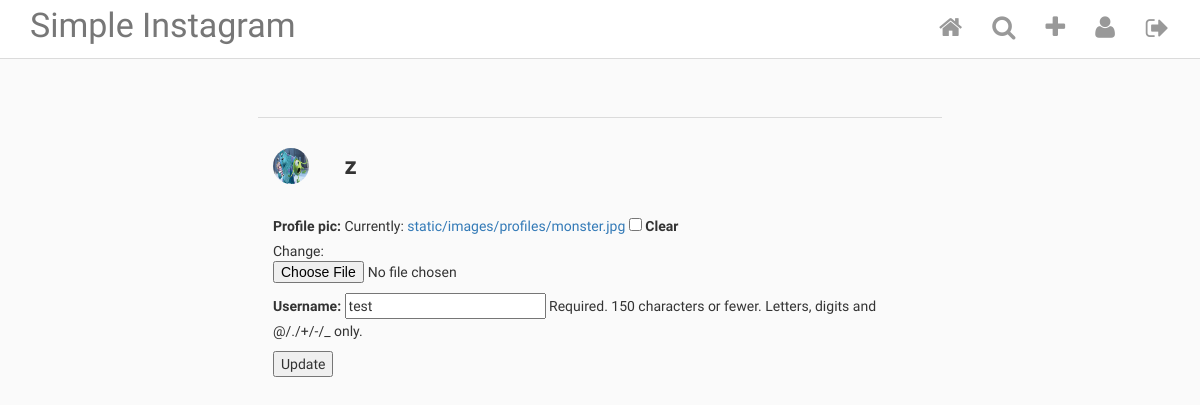
Before: /InstaApp/edit_profile/2/ (signed in) with the older database file.
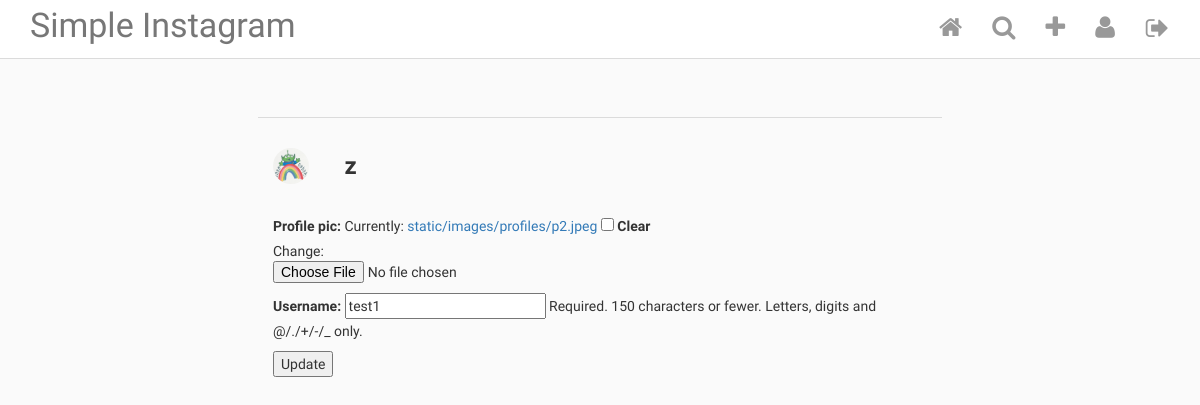
After: the same page with the newer database file.
### InstaApp/models.py (models this page shows, shortened)
class InstaUser(AbstractUser):
    profile_pic = ProcessedImageField(
        upload_to='static/images/profiles',  # Relative to MEDIA_ROOT
        format='JPEG',
        options={'quality': 100},
        blank=True,
        null=True,
    )

### InstaApp/views.py (the view)
# urls.py: path('edit_profile/<int:pk>/', EditProfile.as_view(), name='edit_profile'),
class EditProfile(LoginRequiredMixin, UpdateView):
    model = InstaUser
    template_name = 'edit_profile.html'
    fields = ['profile_pic', 'username']
    login_url = 'login'

### templates/edit_profile.html (shortened to what this page needs)
{% extends 'base.html' %}
{% block content %}
<div class="row profile-settings">
    <div class="col-xs-12">
        <div class="profile-pic-name">
            {% if user.profile_pic %}
                <img class="picture-circle--medium" src="/{{user.profile_pic}}">
            {% endif %}
            <span class="username">{{ user.username }}</span>
        </div>
        <form action="" method="post" enctype="multipart/form-data">
            {{ form.as_p }}
            <button type="submit">Update</button>
        </form>
    </div>
</div>
{% endblock content %}

Changed rows visible on the page:
changed InstaUser (number 1 of 2 on the later page): profile_pic: a different picture
changed InstaUser: username "test" → "test1"
Other visible differences:
text no longer shown: "Profile pic: Currently: static/images/profiles/monster.jpg Clear Change: Username: Required. 150 characters or fewer. Letters, digits and @/./+/-/_ only."
text now shown: "Profile pic: Currently: static/images/profiles/p2.jpeg Clear Change: Username: Required. 150 characters or fewer. Letters, digits and @/./+/-/_ only."
